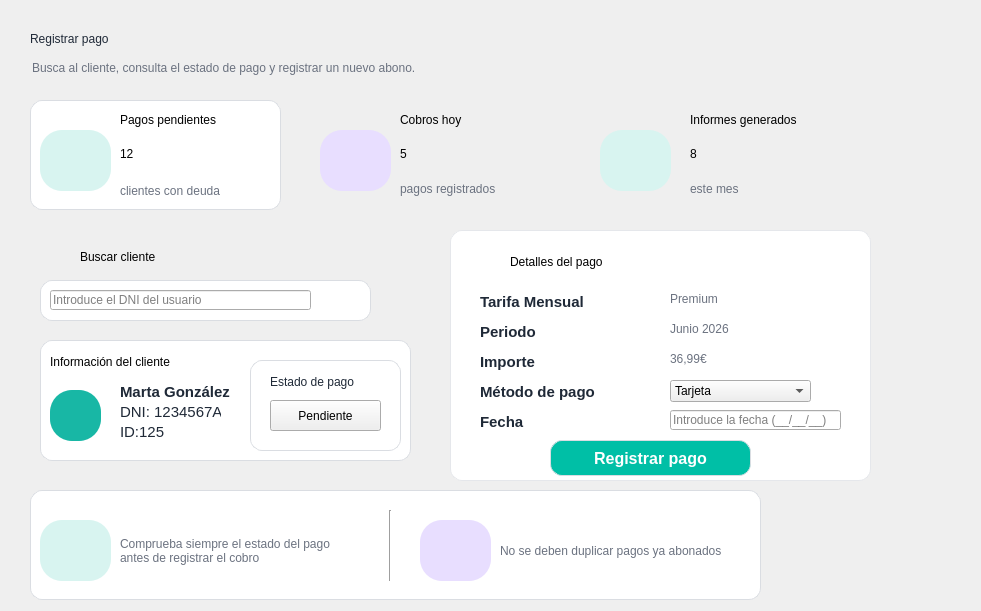
   <widget class="QFrame" name="frameContenido">
    <property name="geometry">
     <rect>
      <x>220</x>
      <y>90</y>
      <width>981</width>
      <height>611</height>
     </rect>
    </property>
    <property name="frameShape">
     <enum>QFrame::NoFrame</enum>
    </property>
    <widget class="QLabel" name="lblBienvenida">
     <property name="geometry">
      <rect>
       <x>30</x>
       <y>22</y>
       <width>300</width>
       <height>34</height>
      </rect>
     </property>
     <property name="styleSheet">
      <string notr="true">font:bold 20pt &quot;Segoe UI&quot;; color:#1F2937;</string>
     </property>
     <property name="text">
      <string>Registrar pago</string>
     </property>
    </widget>
    <widget class="QLabel" name="lblResumen">
     <property name="geometry">
      <rect>
       <x>32</x>
       <y>58</y>
       <width>470</width>
       <height>20</height>
      </rect>
     </property>
     <property name="styleSheet">
      <string notr="true">font:9pt &quot;Segoe UI&quot;; color:#6B7280;</string>
     </property>
     <property name="text">
      <string>Busca al cliente, consulta el estado de pago y registrar un nuevo abono.</string>
     </property>
    </widget>
    <widget class="QFrame" name="card3">
     <property name="geometry">
      <rect>
       <x>310</x>
       <y>100</y>
       <width>251</width>
       <height>110</height>
      </rect>
     </property>
     <widget class="QLabel" name="lblIconCal">
      <property name="geometry">
       <rect>
        <x>10</x>
        <y>30</y>
        <width>71</width>
        <height>61</height>
       </rect>
      </property>
      <property name="styleSheet">
       <string notr="true">background-color:#E8DEFF; border-radius:22px; font:17pt &quot;Segoe UI Emoji&quot;;</string>
      </property>
      <property name="text">
       <string/>
      </property>
     </widget>
     <widget class="QLabel" name="lblTituloasistencia">
      <property name="geometry">
       <rect>
        <x>90</x>
        <y>10</y>
        <width>131</width>
        <height>20</height>
       </rect>
      </property>
      <property name="styleSheet">
       <string notr="true">font:bold 11pt &quot;Segoe UI&quot;;</string>
      </property>
      <property name="text">
       <string>Cobros hoy</string>
      </property>
     </widget>
     <widget class="QLabel" name="labelNumAsistencias">
      <property name="geometry">
       <rect>
        <x>90</x>
        <y>40</y>
        <width>21</width>
        <height>28</height>
       </rect>
      </property>
      <property name="styleSheet">
       <string notr="true">font:bold 20pt &quot;Segoe UI&quot;;color: rgb(0, 0, 0)</string>
      </property>
      <property name="text">
       <string>5</string>
      </property>
     </widget>
     <widget class="QLabel" name="lblSubAs_2">
      <property name="geometry">
       <rect>
        <x>90</x>
        <y>80</y>
        <width>101</width>
        <height>18</height>
       </rect>
      </property>
      <property name="styleSheet">
       <string notr="true">color:#6B7280; font:9pt &quot;Segoe UI&quot;;</string>
      </property>
      <property name="text">
       <string>pagos registrados</string>
      </property>
     </widget>
     <widget class="QLabel" name="label_6">
      <property name="geometry">
       <rect>
        <x>25</x>
        <y>40</y>
        <width>41</width>
        <height>41</height>
       </rect>
      </property>
      <property name="text">
       <string/>
      </property>
      <property name="pixmap">
       <pixmap>../imagenes/metodo-de-pago.png</pixmap>
      </property>
      <property name="scaledContents">
       <bool>true</bool>
      </property>
     </widget>
    </widget>
    <widget class="QFrame" name="card4">
     <property name="geometry">
      <rect>
       <x>590</x>
       <y>100</y>
       <width>281</width>
       <height>110</height>
      </rect>
     </property>
     <widget class="QLabel" name="lblIconAs">
      <property name="geometry">
       <rect>
        <x>10</x>
        <y>30</y>
        <width>71</width>
        <height>61</height>
       </rect>
      </property>
      <property name="styleSheet">
       <string notr="true">background-color:#D8F4F0; color:#18B7A5; border-radius:22px; font:bold 20pt &quot;Segoe UI&quot;;</string>
      </property>
      <property name="text">
       <string/>
      </property>
     </widget>
     <widget class="QLabel" name="lblTituloocupacion">
      <property name="geometry">
       <rect>
        <x>100</x>
        <y>10</y>
        <width>151</width>
        <height>20</height>
       </rect>
      </property>
      <property name="styleSheet">
       <string notr="true">font:bold 11pt &quot;Segoe UI&quot;;</string>
      </property>
      <property name="text">
       <string>Informes generados </string>
      </property>
     </widget>
     <widget class="QLabel" name="lblPorcentajeOcupacion">
      <property name="geometry">
       <rect>
        <x>100</x>
        <y>40</y>
        <width>70</width>
        <height>28</height>
       </rect>
      </property>
      <property name="styleSheet">
       <string notr="true">font:bold 20pt &quot;Segoe UI&quot;; color:black;</string>
      </property>
      <property name="text">
       <string>8</string>
      </property>
     </widget>
     <widget class="QLabel" name="lblSubAs">
      <property name="geometry">
       <rect>
        <x>100</x>
        <y>80</y>
        <width>75</width>
        <height>18</height>
       </rect>
      </property>
      <property name="styleSheet">
       <string notr="true">color:#6B7280; font:9pt &quot;Segoe UI&quot;;</string>
      </property>
      <property name="text">
       <string>este mes</string>
      </property>
     </widget>
     <widget class="QLabel" name="label_9">
      <property name="geometry">
       <rect>
        <x>25</x>
        <y>40</y>
        <width>41</width>
        <height>41</height>
       </rect>
      </property>
      <property name="text">
       <string/>
      </property>
      <property name="pixmap">
       <pixmap>../imagenes/informe-de-negocio.png</pixmap>
      </property>
      <property name="scaledContents">
       <bool>true</bool>
      </property>
     </widget>
    </widget>
    <widget class="QFrame" name="cardTabla">
     <property name="geometry">
      <rect>
       <x>30</x>
       <y>230</y>
       <width>401</width>
       <height>251</height>
      </rect>
     </property>
     <widget class="QLabel" name="lblTituloTabla">
      <property name="geometry">
       <rect>
        <x>50</x>
        <y>15</y>
        <width>220</width>
        <height>24</height>
       </rect>
      </property>
      <property name="styleSheet">
       <string notr="true">font:bold 15pt &quot;Segoe UI&quot;;</string>
      </property>
      <property name="text">
       <string>Buscar cliente</string>
      </property>
     </widget>
     <widget class="QLabel" name="label_13">
      <property name="geometry">
       <rect>
        <x>15</x>
        <y>15</y>
        <width>23</width>
        <height>23</height>
       </rect>
      </property>
      <property name="text">
       <string/>
      </property>
      <property name="pixmap">
       <pixmap resource="../imagenes/recursos.qrc">:/newPrefix/usuario.png</pixmap>
      </property>
      <property name="scaledContents">
       <bool>true</bool>
      </property>
     </widget>
     <widget class="QFrame" name="card1_4">
      <property name="geometry">
       <rect>
        <x>10</x>
        <y>50</y>
        <width>331</width>
        <height>41</height>
       </rect>
      </property>
      <property name="styleSheet">
       <string notr="true">#card1_4{
    background-color: #FFFFFF;
    border: 1px solid #DADDE2;
    border-radius: 12px;
}</string>
      </property>
      <widget class="QLineEdit" name="lineEdit">
       <property name="geometry">
        <rect>
         <x>10</x>
         <y>10</y>
         <width>261</width>
         <height>20</height>
        </rect>
       </property>
       <property name="text">
        <string/>
       </property>
       <property name="placeholderText">
        <string>Introduce el DNI del usuario</string>
       </property>
      </widget>
      <widget class="QLabel" name="label_14">
       <property name="geometry">
        <rect>
         <x>290</x>
         <y>10</y>
         <width>21</width>
         <height>21</height>
        </rect>
       </property>
       <property name="text">
        <string/>
       </property>
       <property name="pixmap">
        <pixmap>../imagenes/lupa.png</pixmap>
       </property>
       <property name="scaledContents">
        <bool>true</bool>
       </property>
      </widget>
     </widget>
     <widget class="QFrame" name="card1_5">
      <property name="geometry">
       <rect>
        <x>10</x>
        <y>110</y>
        <width>371</width>
        <height>121</height>
       </rect>
      </property>
      <property name="styleSheet">
       <string notr="true">#card1_5{
    background-color: #FFFFFF;
    border: 1px solid #DADDE2;
    border-radius: 12px;
}</string>
      </property>
      <widget class="QLabel" name="lblTituloTabla_2">
       <property name="geometry">
        <rect>
         <x>10</x>
         <y>10</y>
         <width>220</width>
         <height>24</height>
        </rect>
       </property>
       <property name="styleSheet">
        <string notr="true">font:bold 11pt &quot;Segoe UI&quot;;</string>
       </property>
       <property name="text">
        <string>Información del cliente</string>
       </property>
      </widget>
      <widget class="QLabel" name="lblAvatarCliente_2">
       <property name="geometry">
        <rect>
         <x>10</x>
         <y>50</y>
         <width>51</width>
         <height>51</height>
        </rect>
       </property>
       <property name="styleSheet">
        <string notr="true">background-color: #18B7A5; color: white; border-radius: 22px; font: 20pt &quot;Segoe UI Emoji&quot;;</string>
       </property>
       <property name="text">
        <string/>
       </property>
       <property name="pixmap">
        <pixmap resource="../imagenes/recursos.qrc">:/newPrefix/usuario.png</pixmap>
       </property>
       <property name="scaledContents">
        <bool>true</bool>
       </property>
      </widget>
      <widget class="QLabel" name="lblNombreCliente_8">
       <property name="geometry">
        <rect>
         <x>80</x>
         <y>40</y>
         <width>270</width>
         <height>24</height>
        </rect>
       </property>
       <property name="font">
        <font>
         <family>Segoe UI</family>
         <pointsize>11</pointsize>
         <weight>75</weight>
         <italic>false</italic>
         <bold>true</bold>
        </font>
       </property>
       <property name="styleSheet">
        <string notr="true">font: bold 11pt &quot;Segoe UI&quot;; color: #1F2937;</string>
       </property>
       <property name="text">
        <string>Marta González</string>
       </property>
      </widget>
      <widget class="QLabel" name="lblNombreCliente_9">
       <property name="geometry">
        <rect>
         <x>80</x>
         <y>60</y>
         <width>101</width>
         <height>24</height>
        </rect>
       </property>
       <property name="font">
        <font>
         <family>Segoe UI</family>
         <pointsize>11</pointsize>
         <weight>50</weight>
         <italic>false</italic>
         <bold>false</bold>
        </font>
       </property>
       <property name="styleSheet">
        <string notr="true">font: 11pt &quot;Segoe UI&quot;; color: #1F2937;</string>
       </property>
       <property name="text">
        <string>DNI: 1234567A</string>
       </property>
      </widget>
      <widget class="QLabel" name="lblNombreCliente_10">
       <property name="geometry">
        <rect>
         <x>80</x>
         <y>80</y>
         <width>101</width>
         <height>24</height>
        </rect>
       </property>
       <property name="font">
        <font>
         <family>Segoe UI</family>
         <pointsize>11</pointsize>
         <weight>50</weight>
         <italic>false</italic>
         <bold>false</bold>
        </font>
       </property>
       <property name="styleSheet">
        <string notr="true">font: 11pt &quot;Segoe UI&quot;; color: #1F2937;</string>
       </property>
       <property name="text">
        <string>ID:125</string>
       </property>
      </widget>
      <widget class="QFrame" name="card1_3">
       <property name="geometry">
        <rect>
         <x>210</x>
         <y>20</y>
         <width>151</width>
         <height>91</height>
        </rect>
       </property>
       <property name="styleSheet">
        <string notr="true">#card1_3 {
    background-color: #FFFFFF;
    border: 1px solid #DADDE2;
    border-radius: 12px;
}</string>
       </property>
       <widget class="QLabel" name="lblNombreCliente_5">
        <property name="geometry">
         <rect>
          <x>20</x>
          <y>10</y>
          <width>270</width>
          <height>24</height>
         </rect>
        </property>
        <property name="styleSheet">
         <string notr="true">font: bold 11pt &quot;Segoe UI&quot;; color: #1F2937;</string>
        </property>
        <property name="text">
         <string>Estado de pago</string>
        </property>
       </widget>
       <widget class="QPushButton" name="btnCalorias_2">
        <property name="geometry">
         <rect>
          <x>20</x>
          <y>40</y>
          <width>111</width>
          <height>31</height>
         </rect>
        </property>
        <property name="text">
         <string>Pendiente</string>
        </property>
       </widget>
      </widget>
     </widget>
    </widget>
    <widget class="QFrame" name="asist">
     <property name="geometry">
      <rect>
       <x>450</x>
       <y>230</y>
       <width>421</width>
       <height>251</height>
      </rect>
     </property>
     <property name="styleSheet">
      <string notr="true">#asist {
    background-color: white;
    border: 1px solid #E5E7EB;
    border-radius: 12px;
}</string>
     </property>
     <widget class="QLabel" name="lblTituloUltPago">
      <property name="geometry">
       <rect>
        <x>60</x>
        <y>20</y>
        <width>261</width>
        <height>24</height>
       </rect>
      </property>
      <property name="styleSheet">
       <string notr="true">font:bold 15pt &quot;Segoe UI&quot;;</string>
      </property>
      <property name="text">
       <string>Detalles del pago</string>
      </property>
     </widget>
     <widget class="QLabel" name="label_5">
      <property name="geometry">
       <rect>
        <x>20</x>
        <y>25</y>
        <width>20</width>
        <height>20</height>
       </rect>
      </property>
      <property name="styleSheet">
       <string notr="true">image: url(:/newPrefix/cartera.png)</string>
      </property>
      <property name="text">
       <string/>
      </property>
     </widget>
     <widget class="QLabel" name="lblNombreCliente_11">
      <property name="geometry">
       <rect>
        <x>30</x>
        <y>60</y>
        <width>270</width>
        <height>24</height>
       </rect>
      </property>
      <property name="font">
       <font>
        <family>Segoe UI</family>
        <pointsize>11</pointsize>
        <weight>75</weight>
        <italic>false</italic>
        <bold>true</bold>
       </font>
      </property>
      <property name="styleSheet">
       <string notr="true">font: bold 11pt &quot;Segoe UI&quot;; color: #1F2937;</string>
      </property>
      <property name="text">
       <string>Tarifa Mensual</string>
      </property>
     </widget>
     <widget class="QLabel" name="lblNombreCliente_12">
      <property name="geometry">
       <rect>
        <x>30</x>
        <y>90</y>
        <width>270</width>
        <height>24</height>
       </rect>
      </property>
      <property name="font">
       <font>
        <family>Segoe UI</family>
        <pointsize>11</pointsize>
        <weight>75</weight>
        <italic>false</italic>
        <bold>true</bold>
       </font>
      </property>
      <property name="styleSheet">
       <string notr="true">font: bold 11pt &quot;Segoe UI&quot;; color: #1F2937;</string>
      </property>
      <property name="text">
       <string>Periodo</string>
      </property>
     </widget>
     <widget class="QLabel" name="lblNombreCliente_13">
      <property name="geometry">
       <rect>
        <x>30</x>
        <y>120</y>
        <width>270</width>
        <height>24</height>
       </rect>
      </property>
      <property name="font">
       <font>
        <family>Segoe UI</family>
        <pointsize>11</pointsize>
        <weight>75</weight>
        <italic>false</italic>
        <bold>true</bold>
       </font>
      </property>
      <property name="styleSheet">
       <string notr="true">font: bold 11pt &quot;Segoe UI&quot;; color: #1F2937;</string>
      </property>
      <property name="text">
       <string>Importe</string>
      </property>
     </widget>
     <widget class="QLabel" name="lblNombreCliente_14">
      <property name="geometry">
       <rect>
        <x>30</x>
        <y>150</y>
        <width>270</width>
        <height>24</height>
       </rect>
      </property>
      <property name="font">
       <font>
        <family>Segoe UI</family>
        <pointsize>11</pointsize>
        <weight>75</weight>
        <italic>false</italic>
        <bold>true</bold>
       </font>
      </property>
      <property name="styleSheet">
       <string notr="true">font: bold 11pt &quot;Segoe UI&quot;; color: #1F2937;</string>
      </property>
      <property name="text">
       <string>Método de pago</string>
      </property>
     </widget>
     <widget class="QLabel" name="lblNombreCliente_15">
      <property name="geometry">
       <rect>
        <x>30</x>
        <y>180</y>
        <width>270</width>
        <height>24</height>
       </rect>
      </property>
      <property name="font">
       <font>
        <family>Segoe UI</family>
        <pointsize>11</pointsize>
        <weight>75</weight>
        <italic>false</italic>
        <bold>true</bold>
       </font>
      </property>
      <property name="styleSheet">
       <string notr="true">font: bold 11pt &quot;Segoe UI&quot;; color: #1F2937;</string>
      </property>
      <property name="text">
       <string>Fecha</string>
      </property>
     </widget>
     <widget class="QLabel" name="lblSubAs_3">
      <property name="geometry">
       <rect>
        <x>220</x>
        <y>60</y>
        <width>101</width>
        <height>18</height>
       </rect>
      </property>
      <property name="styleSheet">
       <string notr="true">color:#6B7280; font:11pt &quot;Segoe UI&quot;;</string>
      </property>
      <property name="text">
       <string>Premium</string>
      </property>
     </widget>
     <widget class="QLabel" name="lblSubAs_4">
      <property name="geometry">
       <rect>
        <x>220</x>
        <y>90</y>
        <width>101</width>
        <height>18</height>
       </rect>
      </property>
      <property name="styleSheet">
       <string notr="true">color:#6B7280; font:11pt &quot;Segoe UI&quot;;</string>
      </property>
      <property name="text">
       <string>Junio 2026</string>
      </property>
     </widget>
     <widget class="QLabel" name="lblSubAs_5">
      <property name="geometry">
       <rect>
        <x>220</x>
        <y>120</y>
        <width>101</width>
        <height>18</height>
       </rect>
      </property>
      <property name="styleSheet">
       <string notr="true">color:#6B7280; font:11pt &quot;Segoe UI&quot;;</string>
      </property>
      <property name="text">
       <string>36,99€</string>
      </property>
     </widget>
     <widget class="QComboBox" name="comboBox">
      <property name="geometry">
       <rect>
        <x>220</x>
        <y>150</y>
        <width>141</width>
        <height>22</height>
       </rect>
      </property>
      <item>
       <property name="text">
        <string>Tarjeta</string>
       </property>
      </item>
      <item>
       <property name="text">
        <string>Efectivo</string>
       </property>
      </item>
      <item>
       <property name="text">
        <string>Transferencia</string>
       </property>
      </item>
      <item>
       <property name="text">
        <string>Bizum</string>
       </property>
      </item>
      <item>
       <property name="text">
        <string>Otro</string>
       </property>
      </item>
     </widget>
     <widget class="QLineEdit" name="lineEdit_2">
      <property name="geometry">
       <rect>
        <x>220</x>
        <y>180</y>
        <width>171</width>
        <height>20</height>
       </rect>
      </property>
      <property name="text">
       <string/>
      </property>
      <property name="placeholderText">
       <string>Introduce la fecha (__/__/__)</string>
      </property>
     </widget>
     <widget class="QPushButton" name="btnInicio_2">
      <property name="geometry">
       <rect>
        <x>100</x>
        <y>210</y>
        <width>201</width>
        <height>36</height>
       </rect>
      </property>
      <property name="font">
       <font>
        <family>Segoe UI</family>
        <pointsize>12</pointsize>
        <weight>75</weight>
        <bold>true</bold>
       </font>
      </property>
      <property name="toolTip">
       <string>&lt;html&gt;&lt;head/&gt;&lt;body&gt;&lt;p align=&quot;center&quot;&gt;&lt;br/&gt;&lt;/p&gt;&lt;/body&gt;&lt;/html&gt;</string>
      </property>
      <property name="layoutDirection">
       <enum>Qt::LeftToRight</enum>
      </property>
      <property name="styleSheet">
       <string notr="true">
#btnInicio_2 {
    background-color:#00BFA6;
    border: 1px solid #DADDE2;
	color: #FFFFFF;
    border-radius: 12px;
}</string>
      </property>
      <property name="text">
       <string>Registrar pago</string>
      </property>
     </widget>
    </widget>
    <widget class="QFrame" name="card2_2">
     <property name="geometry">
      <rect>
       <x>30</x>
       <y>100</y>
       <width>251</width>
       <height>110</height>
      </rect>
     </property>
     <property name="styleSheet">
      <string notr="true">#card2_2 {
    background-color: #FFFFFF;
    border: 1px solid #DADDE2;
    border-radius: 12px;
}</string>
     </property>
     <widget class="QLabel" name="lblTituloproxclase_2">
      <property name="geometry">
       <rect>
        <x>90</x>
        <y>10</y>
        <width>131</width>
        <height>20</height>
       </rect>
      </property>
      <property name="styleSheet">
       <string notr="true">font:bold 11pt &quot;Segoe UI&quot;;</string>
      </property>
      <property name="text">
       <string>Pagos pendientes</string>
      </property>
     </widget>
     <widget class="QLabel" name="labelNumClases">
      <property name="geometry">
       <rect>
        <x>90</x>
        <y>40</y>
        <width>95</width>
        <height>28</height>
       </rect>
      </property>
      <property name="styleSheet">
       <string notr="true">font:bold 20pt &quot;Segoe UI&quot;;color: rgb(0, 0, 0)</string>
      </property>
      <property name="text">
       <string>12</string>
      </property>
     </widget>
     <widget class="QLabel" name="labelHora_2">
      <property name="geometry">
       <rect>
        <x>90</x>
        <y>80</y>
        <width>111</width>
        <height>21</height>
       </rect>
      </property>
      <property name="styleSheet">
       <string notr="true">color:#6B7280; font:9pt &quot;Segoe UI&quot;;</string>
      </property>
      <property name="text">
       <string>clientes con deuda</string>
      </property>
     </widget>
     <widget class="QLabel" name="lblIconAs_2">
      <property name="geometry">
       <rect>
        <x>10</x>
        <y>30</y>
        <width>71</width>
        <height>61</height>
       </rect>
      </property>
      <property name="styleSheet">
       <string notr="true">background-color:#D8F4F0; color:#18B7A5; border-radius:22px; font:bold 20pt &quot;Segoe UI&quot;;</string>
      </property>
      <property name="text">
       <string/>
      </property>
     </widget>
     <widget class="QLabel" name="label_7">
      <property name="geometry">
       <rect>
        <x>15</x>
        <y>40</y>
        <width>61</width>
        <height>41</height>
       </rect>
      </property>
      <property name="styleSheet">
       <string notr="true">image:url(:/newPrefix/cartera.png); background:transparent</string>
      </property>
      <property name="text">
       <string/>
      </property>
     </widget>
    </widget>
    <widget class="QLabel" name="label_17">
     <property name="geometry">
      <rect>
       <x>280</x>
       <y>480</y>
       <width>47</width>
       <height>13</height>
      </rect>
     </property>
     <property name="text">
      <string/>
     </property>
    </widget>
    <widget class="QLabel" name="label_18">
     <property name="geometry">
      <rect>
       <x>-160</x>
       <y>0</y>
       <width>1391</width>
       <height>621</height>
      </rect>
     </property>
     <property name="styleSheet">
      <string notr="true">image:url(:/newPrefix/reborde_ola.png)</string>
     </property>
     <property name="text">
      <string/>
     </property>
    </widget>
    <widget class="QFrame" name="card2_3">
     <property name="geometry">
      <rect>
       <x>30</x>
       <y>490</y>
       <width>731</width>
       <height>110</height>
      </rect>
     </property>
     <property name="styleSheet">
      <string notr="true">#card2_3 {
    background-color: #FFFFFF;
    border: 1px solid #DADDE2;
    border-radius: 12px;
}</string>
     </property>
     <widget class="QLabel" name="labelHora_3">
      <property name="geometry">
       <rect>
        <x>90</x>
        <y>40</y>
        <width>241</width>
        <height>41</height>
       </rect>
      </property>
      <property name="styleSheet">
       <string notr="true">color:#6B7280; font:9pt &quot;Segoe UI&quot;;</string>
      </property>
      <property name="text">
       <string>Comprueba siempre el estado del pago antes de registrar el cobro</string>
      </property>
      <property name="wordWrap">
       <bool>true</bool>
      </property>
     </widget>
     <widget class="QLabel" name="lblIconAs_3">
      <property name="geometry">
       <rect>
        <x>10</x>
        <y>30</y>
        <width>71</width>
        <height>61</height>
       </rect>
      </property>
      <property name="styleSheet">
       <string notr="true">background-color:#D8F4F0; color:#18B7A5; border-radius:22px; font:bold 20pt &quot;Segoe UI&quot;;</string>
      </property>
      <property name="text">
       <string/>
      </property>
     </widget>
     <widget class="QLabel" name="label_2">
      <property name="geometry">
       <rect>
        <x>25</x>
        <y>40</y>
        <width>41</width>
        <height>41</height>
       </rect>
      </property>
      <property name="text">
       <string/>
      </property>
      <property name="pixmap">
       <pixmap resource="../imagenes/recursos.qrc">:/newPrefix/boton-de-verificacion.png</pixmap>
      </property>
      <property name="scaledContents">
       <bool>true</bool>
      </property>
     </widget>
     <widget class="QLabel" name="lblIconCal_2">
      <property name="geometry">
       <rect>
        <x>390</x>
        <y>30</y>
        <width>71</width>
        <height>61</height>
       </rect>
      </property>
      <property name="styleSheet">
       <string notr="true">background-color:#E8DEFF; border-radius:22px; font:17pt &quot;Segoe UI Emoji&quot;;</string>
      </property>
      <property name="text">
       <string/>
      </property>
     </widget>
     <widget class="QLabel" name="labelHora_4">
      <property name="geometry">
       <rect>
        <x>470</x>
        <y>40</y>
        <width>241</width>
        <height>41</height>
       </rect>
      </property>
      <property name="styleSheet">
       <string notr="true">color:#6B7280; font:9pt &quot;Segoe UI&quot;;</string>
      </property>
      <property name="text">
       <string>No se deben duplicar pagos ya abonados</string>
      </property>
      <property name="wordWrap">
       <bool>true</bool>
      </property>
     </widget>
     <widget class="QLabel" name="label_15">
      <property name="geometry">
       <rect>
        <x>405</x>
        <y>40</y>
        <width>41</width>
        <height>41</height>
       </rect>
      </property>
      <property name="text">
       <string/>
      </property>
      <property name="pixmap">
       <pixmap>../imagenes/informe-de-negocio.png</pixmap>
      </property>
      <property name="scaledContents">
       <bool>true</bool>
      </property>
     </widget>
     <widget class="Line" name="line">
      <property name="geometry">
       <rect>
        <x>350</x>
        <y>20</y>
        <width>20</width>
        <height>71</height>
       </rect>
      </property>
      <property name="orientation">
       <enum>Qt::Vertical</enum>
      </property>
     </widget>
    </widget>
    <zorder>label_18</zorder>
    <zorder>lblBienvenida</zorder>
    <zorder>lblResumen</zorder>
    <zorder>card3</zorder>
    <zorder>card4</zorder>
    <zorder>cardTabla</zorder>
    <zorder>asist</zorder>
    <zorder>card2_2</zorder>
    <zorder>label_17</zorder>
    <zorder>card2_3</zorder>
   </widget>
